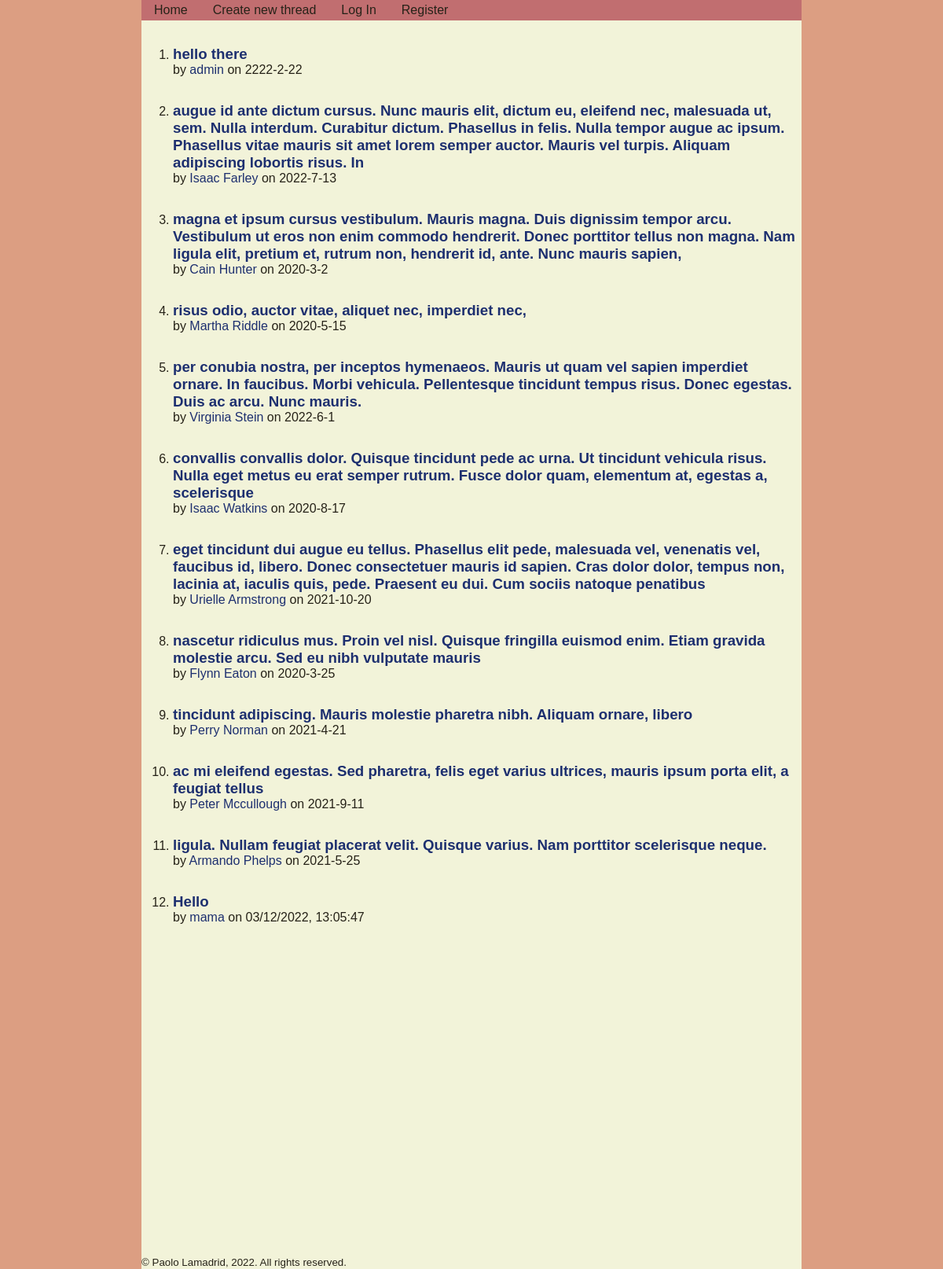
Before: / with the older database file.
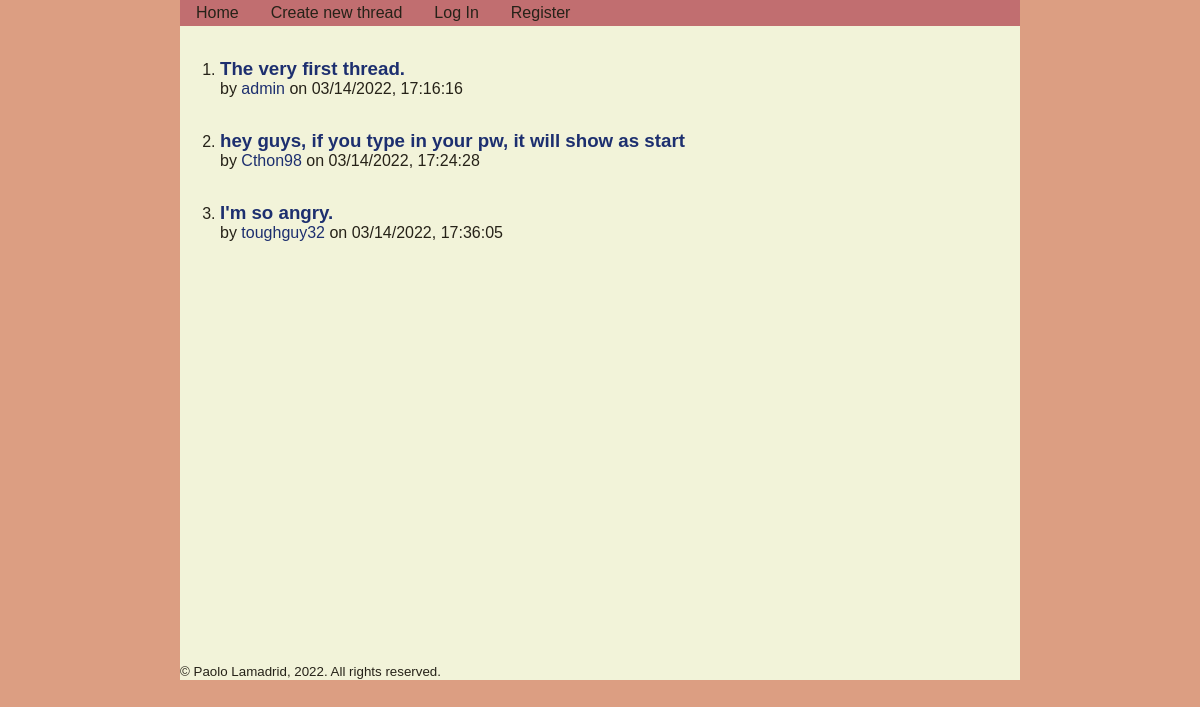
After: the same page with the newer database file.
### tables this page shows
CREATE TABLE threads
(
    thread_id INTEGER PRIMARY KEY AUTOINCREMENT,
    title TEXT NOT NULL,
    body TEXT NOT NULL,
    date_created TEXT NOT NULL,
    user_poster TEXT NOT NULL
);

### app.py (the view)
@app.route("/", methods=["GET", "POST"])
def index():
    db = get_db()
    threads = db.execute("""
        SELECT * FROM threads;
    """).fetchall()
    return render_template("index.html", threads=threads)

### app.py (called while the page is built)
@app.before_request
def load_logged_in_user():
    g.user = session.get("username", None)
    g.is_admin = session.get("is_admin", False)

### database.py (called while the page is built)
def get_db():
    if "db" not in g:
        g.db = sqlite3.connect(DATABASE,
            detect_types=sqlite3.PARSE_DECLTYPES
        )
        g.db.row_factory = sqlite3.Row
    return g.db

### templates/index.html (shortened to what this page needs)
{% extends 'base.html' %}
{% block main_content %}
<ol>
{% for thread in threads %}
    <li class="thread_thumbnail">
        <h3>
            <a href="{{ url_for('thread', thread_id=thread['thread_id']) }}">
                {{ thread["title"] }}
            </a>
        </h3>
        <p>
            by <a href="{{ url_for('user_profile', username=thread['user_poster']) }}">{{ thread["user_poster"] }}</a> on {{ thread["date_created"] }}
        </p>
    </li>
{% endfor %}
</ol>
{% endblock %}

Changed rows visible on the page:
removed threads: title "augue id ante dictum cursus. Nunc mauris elit, dictum eu, eleifend nec, malesuada ut, sem. Nulla interdum. Curabitur dictum. Phasellus in felis. Nulla tempor augue ac ipsum. Phasellus vitae mauris sit amet lorem semper auctor. Mauris vel turpis. Aliquam adipiscing lobortis risus. In", user_poster "Isaac Farley", date_created "2022-7-13"
removed threads: title "magna et ipsum cursus vestibulum. Mauris magna. Duis dignissim tempor arcu. Vestibulum ut eros non enim commodo hendrerit. Donec porttitor tellus non magna. Nam ligula elit, pretium et, rutrum non, hendrerit id, ante. Nunc mauris sapien,", user_poster "Cain Hunter", date_created "2020-3-2"
removed threads: title "risus odio, auctor vitae, aliquet nec, imperdiet nec,", user_poster "Martha Riddle", date_created "2020-5-15"
removed threads: title "per conubia nostra, per inceptos hymenaeos. Mauris ut quam vel sapien imperdiet ornare. In faucibus. Morbi vehicula. Pellentesque tincidunt tempus risus. Donec egestas. Duis ac arcu. Nunc mauris.", user_poster "Virginia Stein", date_created "2022-6-1"
removed threads: title "convallis convallis dolor. Quisque tincidunt pede ac urna. Ut tincidunt vehicula risus. Nulla eget metus eu erat semper rutrum. Fusce dolor quam, elementum at, egestas a, scelerisque", user_poster "Isaac Watkins", date_created "2020-8-17"
removed threads: title "eget tincidunt dui augue eu tellus. Phasellus elit pede, malesuada vel, venenatis vel, faucibus id, libero. Donec consectetuer mauris id sapien. Cras dolor dolor, tempus non, lacinia at, iaculis quis, pede. Praesent eu dui. Cum sociis natoque penatibus", user_poster "Urielle Armstrong", date_created "2021-10-20"
removed threads: title "nascetur ridiculus mus. Proin vel nisl. Quisque fringilla euismod enim. Etiam gravida molestie arcu. Sed eu nibh vulputate mauris", user_poster "Flynn Eaton", date_created "2020-3-25"
removed threads: title "tincidunt adipiscing. Mauris molestie pharetra nibh. Aliquam ornare, libero", user_poster "Perry Norman", date_created "2021-4-21"
removed threads: title "ac mi eleifend egestas. Sed pharetra, felis eget varius ultrices, mauris ipsum porta elit, a feugiat tellus", user_poster "Peter Mccullough", date_created "2021-9-11"
removed threads: title "ligula. Nullam feugiat placerat velit. Quisque varius. Nam porttitor scelerisque neque.", user_poster "Armando Phelps", date_created "2021-5-25"
removed threads: title "Hello", user_poster "mama", date_created "03/12/2022, 13:05:47"
changed threads "admin": title "hello there" → "The very first thread."; date_created "2222-2-22" → "03/14/2022, 17:16:16"
added threads: title "hey guys, if you type in your pw, it will show as start", user_poster "Cthon98", date_created "03/14/2022, 17:24:28"
added threads: title "I'm so angry.", user_poster "toughguy32", date_created "03/14/2022, 17:36:05"
